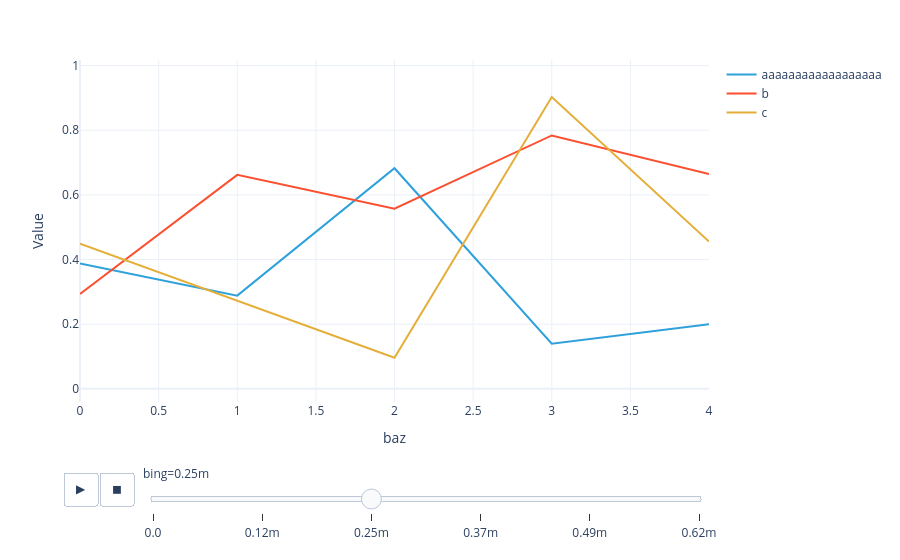

This figure's notebook cell:
### Code cell
#|hide
plotly_dataarray(U5.array)

### Figure 1 — Plotly figure (JSON) as saved in the notebook; plotly's stock layout.template omitted (floating-point values rounded to 4 significant figures)
{"data": [{"hovertemplate": "foo=aaaaaaaaaaaaaaaaaa<br>bing=0.0<br>baz=%{x}<br>Value=%{y}<extra></extra>", "legendgroup": "aaaaaaaaaaaaaaaaaa", "line": {"color": "#2fa1da", "dash": "solid"}, "marker": {"symbol": "circle"}, "mode": "lines", "name": "aaaaaaaaaaaaaaaaaa", "orientation": "v", "showlegend": true, "type": "scatter", "x": [0, 1, 2, 3, 4], "xaxis": "x", "y": [0.3875, 0.2883, 0.6825, 0.1398, 0.1999], "yaxis": "y"}, {"hovertemplate": "foo=b<br>bing=0.0<br>baz=%{x}<br>Value=%{y}<extra></extra>", "legendgroup": "b", "line": {"color": "#fb4f2f", "dash": "solid"}, "marker": {"symbol": "circle"}, "mode": "lines", "name": "b", "orientation": "v", "showlegend": true, "type": "scatter", "x": [0, 1, 2, 3, 4], "xaxis": "x", "y": [0.2936, 0.6619, 0.557, 0.7839, 0.6643], "yaxis": "y"}, {"hovertemplate": "foo=c<br>bing=0.0<br>baz=%{x}<br>Value=%{y}<extra></extra>", "legendgroup": "c", "line": {"color": "#e4ae38", "dash": "solid"}, "marker": {"symbol": "circle"}, "mode": "lines", "name": "c", "orientation": "v", "showlegend": true, "type": "scatter", "x": [0, 1, 2, 3, 4], "xaxis": "x", "y": [0.4494, 0.2722, 0.09639, 0.9026, 0.4558], "yaxis": "y"}], "layout": {"legend": {"title": {}, "tracegroupgap": 0}, "margin": {"t": 60}, "sliders": [{"active": 2, "currentvalue": {"prefix": "bing="}, "len": 0.9, "pad": {"b": 10, "t": 60}, "steps": [{"args": [["0.0"], {"frame": {"duration": 0, "redraw": false}, "fromcurrent": true, "mode": "immediate", "transition": {"duration": 0, "easing": "linear"}}], "label": "0.0", "method": "animate"}, {"args": [["0.000123456"], {"frame": {"duration": 0, "redraw": false}, "fromcurrent": true, "mode": "immediate", "transition": {"duration": 0, "easing": "linear"}}], "label": "0.12m", "method": "animate"}, {"args": [["0.000246912"], {"frame": {"duration": 0, "redraw": false}, "fromcurrent": true, "mode": "immediate", "transition": {"duration": 0, "easing": "linear"}}], "label": "0.25m", "method": "animate"}, {"args": [["0.00037036800000000004"], {"frame": {"duration": 0, "redraw": false}, "fromcurrent": true, "mode": "immediate", "transition": {"duration": 0, "easing": "linear"}}], "label": "0.37m", "method": "animate"}, {"args": [["0.000493824"], {"frame": {"duration": 0, "redraw": false}, "fromcurrent": true, "mode": "immediate", "transition": {"duration": 0, "easing": "linear"}}], "label": "0.49m", "method": "animate"}, {"args": [["0.00061728"], {"frame": {"duration": 0, "redraw": false}, "fromcurrent": true, "mode": "immediate", "transition": {"duration": 0, "easing": "linear"}}], "label": "0.62m", "method": "animate"}], "x": 0.1, "xanchor": "left", "y": 0, "yanchor": "top"}], "updatemenus": [{"buttons": [{"args": [null, {"frame": {"duration": 500, "redraw": false}, "fromcurrent": true, "mode": "immediate", "transition": {"duration": 0, "easing": "linear"}}], "label": "&#9654;", "method": "animate"}, {"args": [[null], {"frame": {"duration": 0, "redraw": false}, "fromcurrent": true, "mode": "immediate", "transition": {"duration": 0, "easing": "linear"}}], "label": "&#9724;", "method": "animate"}], "direction": "left", "pad": {"r": 10, "t": 70}, "showactive": false, "type": "buttons", "x": 0.1, "xanchor": "right", "y": 0, "yanchor": "top"}], "xaxis": {"anchor": "y", "domain": [0, 1], "title": {"text": "baz"}}, "yaxis": {"anchor": "x", "domain": [0, 1], "range": [-0.04073, 1.017], "title": {"text": "Value"}}}}
